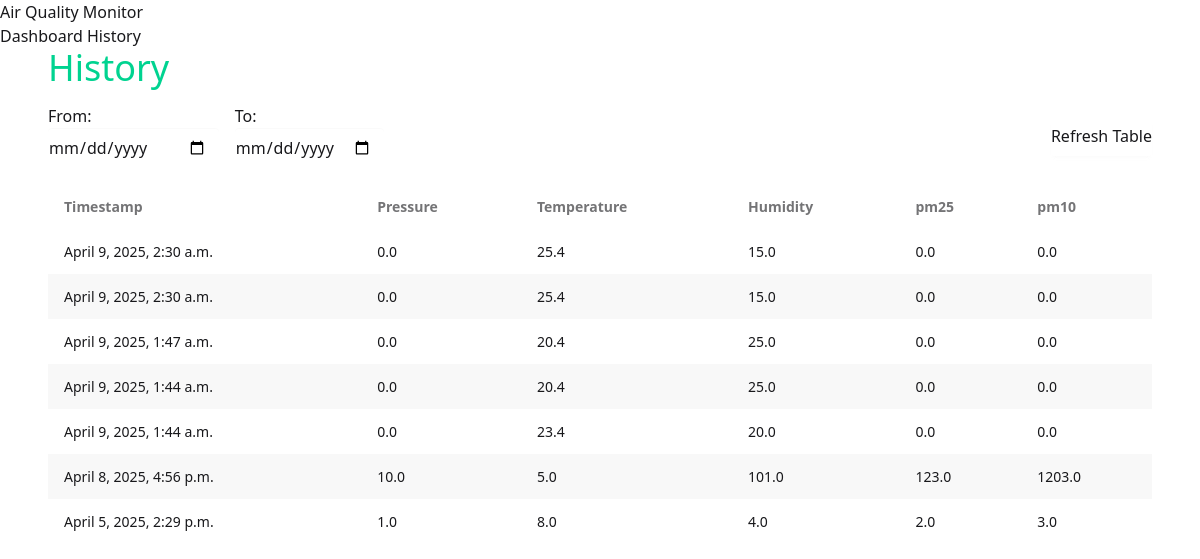
The app's page / (signed in) with its own data.
### app/models.py (models this page shows)
class SensorReading(models.Model):
    timestamp = models.DateTimeField(auto_now_add=True)
    pressure = models.FloatField()
    temperature = models.FloatField()
    humidity = models.FloatField()
    pm25 = models.FloatField()
    pm10 = models.FloatField()
    lampi = models.ForeignKey(
        Lampi,
        on_delete=models.CASCADE,
        related_name='sensor_readings'
    )

### app/views.py (the view)
# urls.py: path('', views.index, name='index'),
@login_required
def index(request):
    sensor_readings = SensorReading.objects.filter(
        lampi__user=request.user
    ).order_by('-timestamp')
    start_date_str = request.GET.get('start_date', '')
    end_date_str = request.GET.get('end_date', '')
    if start_date_str:
        start_date = parse_date(start_date_str)
        if start_date:
            sensor_readings = sensor_readings.filter(timestamp__date__gte=start_date)
    if end_date_str:
        end_date = parse_date(end_date_str)
        if end_date:
            sensor_readings = sensor_readings.filter(timestamp__date__lte=end_date)
    paginator = Paginator(sensor_readings, 100)
    page_number = request.GET.get('page', 1)
    sensor_readings_page = paginator.get_page(page_number)
    context = {'sensor_readings': sensor_readings_page}
    if request.headers.get('HX-Request'):
        return render(request, 'partials/sensor-readings-rows.html', context)
    return render(request, 'history.html', context)

### app/templates/history.html
{% extends 'base.html' %}
{% block content %}
<div>
    <h1 class="text-4xl text-success mb-4">History</h1>
    <div class="flex justify-between items-center mb-4">
        <form id="filter-form"
              hx-get="{{ request.path }}"
              hx-push-url="true"
              hx-target="#sensor-readings-rows"
              hx-trigger="change delay:500ms"
              class="flex space-x-4">
            <div>
                <label for="start_date">From:</label>
                <input type="date"
                       id="start_date"
                       name="start_date"
                       value="{{ request.GET.start_date|default:'' }}"
                       class="input input-bordered">
            </div>
            <div>
                <label for="end_date">To:</label>
                <input type="date"
                       id="end_date"
                       name="end_date"
                       value="{{ request.GET.end_date|default:'' }}"
                       class="input input-bordered">
            </div>
        </form>
        <button class="btn"
                hx-get="{{ request.path }}"
                hx-push-url="true"
                hx-include="#filter-form"
                hx-target="#sensor-readings-rows"
                hx-swap="outerHTML"
                hx-on::before-request="document.getElementById('sensor-reading-list').style.opacity = 0.4;"
                hx-on::after-request="document.getElementById('sensor-reading-list').style.opacity = 1.0;">
            Refresh Table
        </button>
    </div>
    <div id="sensor-reading-list">
        <div class="overflow-x-auto">
            <table class="table table-zebra table-pin-rows">
                <thead>
                    <tr>
                        <th>Timestamp</th>
                        <th>Pressure</th>
                        <th>Temperature</th>
                        <th>Humidity</th>
                        <th>pm25</th>
                        <th>pm10</th>
                    </tr>
                </thead>
                <tbody id="sensor-readings-rows">
                    {% include 'partials/sensor-readings-rows.html' %}
                </tbody>
            </table>
        </div>
    </div>
</div>
{% endblock %}

### app/templates/base.html (shortened to what this page needs)
{% load django_htmx %}
{% load static tailwind_tags %}
<!DOCTYPE html>
<html>
	<head>
		<link href="https://cdn.jsdelivr.net/npm/daisyui@5" rel="stylesheet" type="text/css" />
		{% tailwind_css %}
	</head>
	<body hx-headers='{"x-csrftoken": "{{ csrf_token }}"}'>
		<header>
			<h1> Air Quality Monitor</h1>
			<nav>
				<a>Dashboard</a>
				<a>History</a>
			</nav>
		</head>
		<main class="mx-12">{% block content %}{% endblock %}</main>
	</body>
</html>

### app/templates/partials/sensor-readings-rows.html (shortened to what this page needs)
{% for reading in sensor_readings %}
    <tr>
        <td>{{ reading.timestamp }}</td>
        <td>{{ reading.pressure }}</td>
        <td>{{ reading.temperature }}</td>
        <td>{{ reading.humidity }}</td>
        <td>{{ reading.pm25 }}</td>
        <td>{{ reading.pm10 }}</td>
    </tr>
{% endfor %}

### records on screen
SensorReading: timestamp "April 9, 2025, 2:30 a.m.", pressure "0.0", temperature "25.4", humidity "15.0", pm25 "0.0", pm10 "0.0"
SensorReading: timestamp "April 9, 2025, 2:30 a.m.", pressure "0.0", temperature "25.4", humidity "15.0", pm25 "0.0", pm10 "0.0"
SensorReading: timestamp "April 9, 2025, 1:47 a.m.", pressure "0.0", temperature "20.4", humidity "25.0", pm25 "0.0", pm10 "0.0"
SensorReading: timestamp "April 9, 2025, 1:44 a.m.", pressure "0.0", temperature "20.4", humidity "25.0", pm25 "0.0", pm10 "0.0"
SensorReading: timestamp "April 9, 2025, 1:44 a.m.", pressure "0.0", temperature "23.4", humidity "20.0", pm25 "0.0", pm10 "0.0"
SensorReading: timestamp "April 8, 2025, 4:56 p.m.", pressure "10.0", temperature "5.0", humidity "101.0", pm25 "123.0", pm10 "1203.0"
SensorReading: timestamp "April 5, 2025, 2:29 p.m.", pressure "1.0", temperature "8.0", humidity "4.0", pm25 "2.0", pm10 "3.0"
